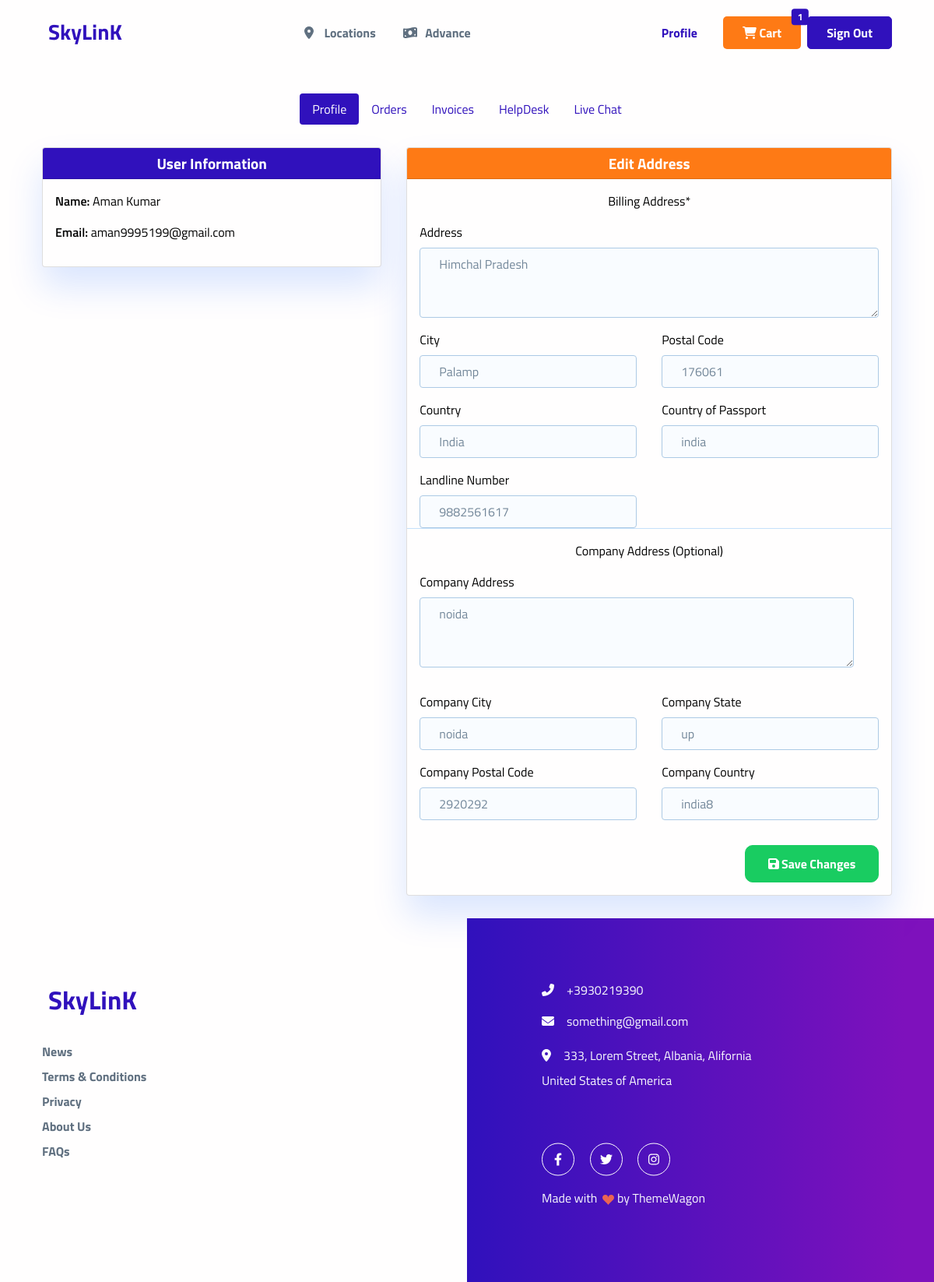
Screenshot of /profile/ (signed in) with the database file from the repository.
### travel/models.py (models this page shows, shortened)
class UserProfile(models.Model):
    email = models.EmailField(unique=True)
    password = models.CharField(max_length=100)
    confirm_password = models.CharField(max_length=100)
    mobile_number = models.CharField(max_length=15)
    title_choices = [('Mr', 'Mr'), ('Mrs', 'Mrs')]
    title = models.CharField(
        max_length=10, choices=title_choices, default='MR')
    first_name = models.CharField(max_length=50)
    last_name = models.CharField(max_length=50)
    address = models.TextField()
    city = models.CharField(max_length=100)
    postal_code = models.CharField(max_length=10)
    country = models.CharField(max_length=100)
    country_of_passport = models.CharField(max_length=100)
    landline_number = models.CharField(max_length=15)
    company_address = models.TextField(blank=True, null=True)
    company_city = models.CharField(max_length=100, blank=True, null=True)
    company_state = models.CharField(max_length=100, blank=True, null=True)
    company_postal_code = models.CharField(
        max_length=10, blank=True, null=True)
    company_country = models.CharField(max_length=100, blank=True, null=True)
    agree_terms = models.BooleanField(default=False)
    over_18 = models.BooleanField(default=False)

### travel/views.py (the view)
# urls.py: path('profile/', views.profile_view, name='profile_view'),
@my_login_required
def profile_view(request):
    try:
        profile, created = UserProfile.objects.get_or_create(
            email=request.user.email)
    except UserProfile.DoesNotExist:
        return redirect('home')  # Redirect if profile not found
    if request.method == 'POST':
        form = UserProfileForm2(request.POST, instance=profile)
        if form.is_valid():
            form.save()
            return redirect('home')  # Redirect after saving
    else:
        form = UserProfileForm2(instance=profile)
    return render(request, 'tour/profile.html', {'form': form, 'profile': profile})

### travel/context_processors.py (called while the page is built, shortened)
def cart_items_count(request):
    if request.user.is_authenticated:
        cart, _ = Cart.objects.get_or_create(user=request.user)
    return {'cart_items_count': cart.items.count()}

### travel/templates/tour/profile.html (shortened to what this page needs)
{% extends 'base.html' %}
{% block content %}
<div class="container mt-8 profile-page mb-4">
    <nav class="mb-4">
        <ul class="nav nav-pills justify-content-center">
            <li class="nav-item">
                <a class="nav-link active" href="#">Profile</a>
            </li>
            <li class="nav-item">
                <a class="nav-link" href="{% url 'order_page'%}">Orders</a>
            </li>
            <li class="nav-item">
                <a class="nav-link" href="{% url 'invoice_page' %}">Invoices</a>
            </li>
            <li class="nav-item">
                <a class="nav-link" href="{% url 'create_ticket' %}">HelpDesk</a>
            </li>
            <li class="nav-item">
                <a class="nav-link" href="{% url 'user_chat_request' %}">Live Chat</a>
            </li>
        </ul>
    </nav>
    <div class="row">
        <div class="col-lg-5 mb-4">
            <div class="card shadow-sm">
                <div class="card-header bg-primary text-center">
                    <h2 class="h5 mb-0" style="color: white;">User Information</h2>
                </div>
                <div class="card-body" style="color: black;">
                    <p><strong>Name:</strong> {{ user.first_name }} {{ user.last_name }}</p>
                    <p><strong>Email:</strong> {{ user.email }}</p>
                </div>
            </div>
        </div>
        <div class="col-lg-7">
            <div class="card shadow-sm">
                <div class="card-header text-center" style="color: #FFFEFE; background-color: #FE7A15;">
                    <h2 class="h5 mb-0"  style="color: #FFFEFE; ">Edit Address</h2>
                </div>
                <div class="card-body" style="color: black;">
                    <form method="post" action="{% url 'profile_view' %}">
                        <p class="text-center">Billing Address*</p>
                        <div class="row mb-3">
                            <div class="col-md-12">
                                <label for="id_address" class="form-label">Address</label>
                                {{ form.address }}
                            </div>
                        </div>
                        <div class="row mb-3">
                            <div class="col-md-6">
                                <label for="id_city" class="form-label">City</label>
                                {{ form.city }}
                            </div>
                            <div class="col-md-6">
                                <label for="id_postal_code" class="form-label">Postal Code</label>
                                {{ form.postal_code }}
                            </div>
                        </div>
                        <div class="row mb-3">
                            <div class="col-md-6">
                                <label for="id_country" class="form-label">Country</label>
                                {{ form.country }}
                            </div>
                            <div class="col-md-6">
                                <label for="id_country_of_passport" class="form-label">Country of Passport</label>
                                {{ form.country_of_passport }}
                            </div>
                        </div>
                        <div class="row mb-3">
                            <div class="col-md-6">
                                <label for="id_landline_number" class="form-label">Landline Number</label>
                                {{ form.landline_number }}
                            </div>
                            <hr>
                            <p class="text-center">Company Address (Optional)</p>
                            <div class="row mb-3">
                                <div class="col-md-12">
                                    <label for="id_address" class="form-label">Company Address</label>
                                    {{ form.company_address }}
                                </div>
                            </div>
                        </div>
                        <div class="row mb-3">
                            <div class="col-md-6">
                                <label for="id_company_city" class="form-label">Company City</label>
                                {{ form.company_city }}
                            </div>
                            <div class="col-md-6">
                                <label for="id_company_state" class="form-label">Company State</label>
                                {{ form.company_state }}
                            </div>
                        </div>
                        <div class="row mb-3">
                            <div class="col-md-6">
                                <label for="id_company_postal_code" class="form-label">Company Postal Code</label>
                                {{ form.company_postal_code }}
                            </div>
                            <div class="col-md-6">
                                <label for="id_company_country" class="form-label">Company Country</label>
                                {{ form.company_country }}
                            </div>
                        </div>
                        <div class="text-end">
                            <button type="submit" class="btn btn-success btn-lg mt-3">
                                <i class="fas fa-save"></i> Save Changes
                            </button>
                        </div>
                    </form>
                </div>
            </div>
        </div>
    </div>
</div>
{% endblock %}

### travel/templates/tour/profile.html (style rules this page uses)
form .row { align-items: center; }
form label { font-weight: bold; margin-bottom: 5px; }
form button { width: auto; padding: 10px 20px; }

### rows the page displays
UserProfile: address "Himchal Pradesh", city "Palamp", postal_code "176061", country "India", country_of_passport "india", landline_number "9882561617", company_address "noida", company_city "noida", company_state "up", company_postal_code "2920292", company_country "india8"

### other values shown
{{ cart_items_count }} "1"
{{ user.first_name }} "Aman"
{{ user.last_name }} "Kumar"
{{ user.email }} "aman9995199@gmail.com"
